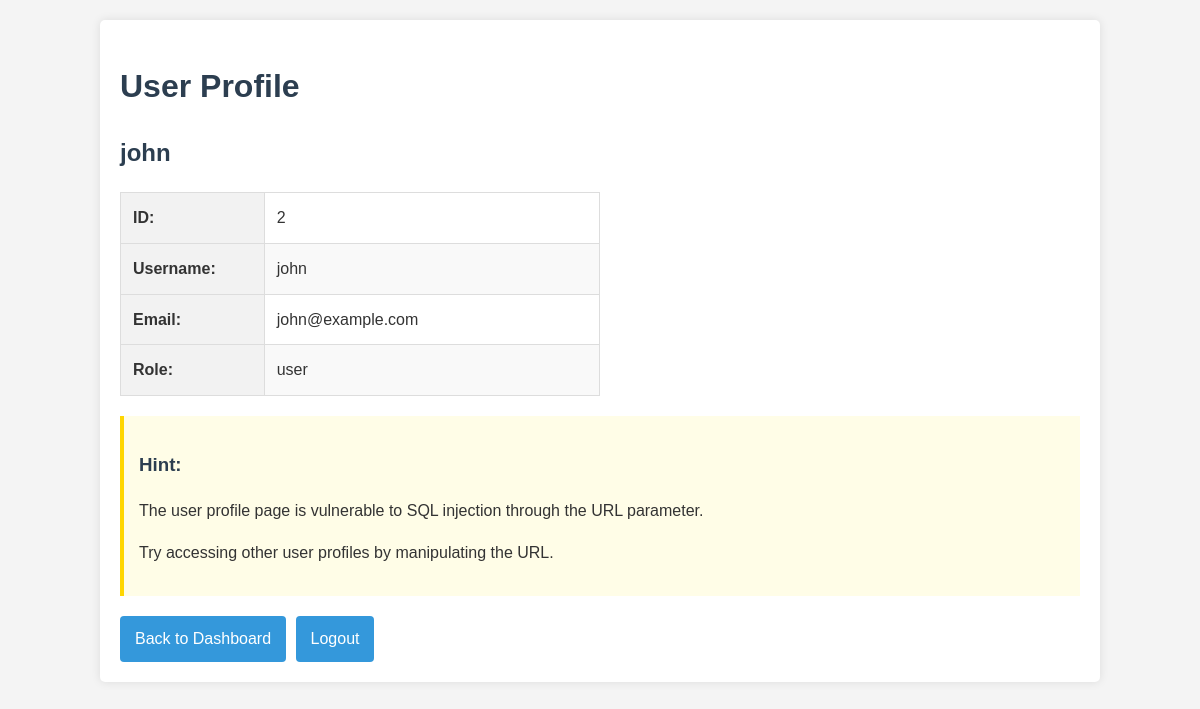
Page /user/john (signed in) on the committed database.
### tables this page shows
CREATE TABLE users (
        id INTEGER PRIMARY KEY,
        username TEXT NOT NULL,
        password TEXT NOT NULL,
        email TEXT NOT NULL,
        role TEXT NOT NULL
    );

### docker_labs/a03_injection/app.py (the view)
@app.route('/user/<username>')
def user_profile(username):
    if not session.get('logged_in'):
        return redirect(url_for('login'))
    conn = sqlite3.connect('users.db')
    cursor = conn.cursor()
    query = f"SELECT * FROM users WHERE username = '{username}'"
    cursor.execute(query)
    user = cursor.fetchone()
    conn.close()
    if user:
        return render_template('user_profile.html', user=user)
    else:
        flash('User not found')
        return redirect(url_for('dashboard'))

### docker_labs/a03_injection/templates/user_profile.html (shortened to what this page needs)
<!DOCTYPE html>
<html lang="en">
<head>
    <link rel="stylesheet" href="{{ url_for('static', filename='style.css') }}">
</head>
<body>
    <div class="container">
        <h1>User Profile</h1>
        <div class="profile">
            <h2>{{ user[1] }}</h2>
            <table>
                <tr>
                    <th>ID:</th>
                    <td>{{ user[0] }}</td>
                </tr>
                <tr>
                    <th>Username:</th>
                    <td>{{ user[1] }}</td>
                </tr>
                <tr>
                    <th>Email:</th>
                    <td>{{ user[3] }}</td>
                </tr>
                <tr>
                    <th>Role:</th>
                    <td>{{ user[4] }}</td>
                </tr>
            </table>
        </div>
        <div class="hint-box">
            <h3>Hint:</h3>
            <p>The user profile page is vulnerable to SQL injection through the URL parameter.</p>
            <p>Try accessing other user profiles by manipulating the URL.</p>
        </div>
        <div class="navigation">
            <a href="{{ url_for('dashboard') }}" class="btn">Back to Dashboard</a>
            <a href="{{ url_for('logout') }}" class="btn">Logout</a>
        </div>
    </div>
</body>
</html>

### docker_labs/a03_injection/static/style.css (style rules this page uses)
body { font-family: 'Arial', sans-serif; line-height: 1.6; margin: 0; padding: 0; background-color: #f4f4f4; color: #333; }
.container { width: 80%; margin: 20px auto; padding: 20px; background: white; border-radius: 5px; box-shadow: 0 0 10px rgba(0, 0, 0, 0.1); }
h1, h2, h3 { color: #2c3e50; }
.btn { display: inline-block; background: #3498db; color: white; padding: 10px 15px; border: none; border-radius: 4px; cursor: pointer; text-decoration: none; margin-right: 5px; }
table { width: 100%; border-collapse: collapse; margin: 20px 0; }
table, th, td { border: 1px solid #ddd; }
th, td { padding: 12px; text-align: left; }
th { background-color: #f2f2f2; }
tr:nth-child(even) { background-color: #f9f9f9; }
.navigation { margin-top: 20px; }
.hint-box { background-color: #fffde7; border-left: 4px solid #ffd600; padding: 15px; margin: 20px 0; }
.profile { margin: 20px 0; }
.profile table { width: 50%; }
.profile th { width: 30%; }

### rows in the picture
users: username "john", id "2", email "john@example.com", role "user"
